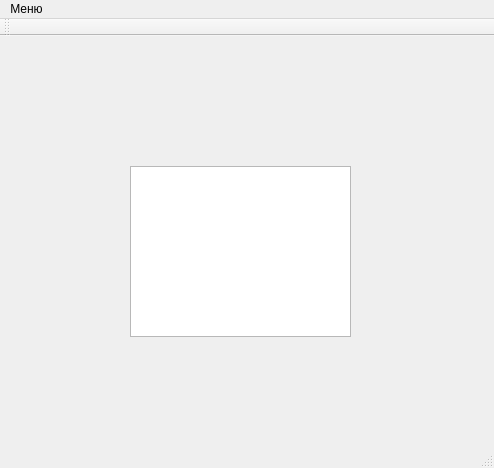
<?xml version="1.0" encoding="UTF-8"?>
<ui version="4.0">
 <class>MainWindow</class>
 <widget class="QMainWindow" name="MainWindow">
  <property name="geometry">
   <rect>
    <x>0</x>
    <y>0</y>
    <width>494</width>
    <height>468</height>
   </rect>
  </property>
  <property name="windowTitle">
   <string>Лабораторная работа #1</string>
  </property>
  <widget class="QWidget" name="centralWidget">
   <widget class="QTextEdit" name="textEdit">
    <property name="geometry">
     <rect>
      <x>130</x>
      <y>130</y>
      <width>221</width>
      <height>171</height>
     </rect>
    </property>
   </widget>
  </widget>
  <widget class="QMenuBar" name="menuBar">
   <property name="geometry">
    <rect>
     <x>0</x>
     <y>0</y>
     <width>494</width>
     <height>26</height>
    </rect>
   </property>
   <widget class="QMenu" name="menu">
    <property name="title">
     <string>Меню</string>
    </property>
    <addaction name="action"/>
    <addaction name="action_2"/>
   </widget>
   <addaction name="menu"/>
  </widget>
  <widget class="QStatusBar" name="statusBar"/>
  <widget class="QToolBar" name="toolBar">
   <property name="windowTitle">
    <string>toolBar</string>
   </property>
   <attribute name="toolBarArea">
    <enum>TopToolBarArea</enum>
   </attribute>
   <attribute name="toolBarBreak">
    <bool>false</bool>
   </attribute>
  </widget>
  <action name="action">
   <property name="text">
    <string>Авторы</string>
   </property>
  </action>
  <action name="action_2">
   <property name="text">
    <string>Выход</string>
   </property>
  </action>
 </widget>
 <layoutdefault spacing="6" margin="11"/>
 <resources/>
 <connections>
  <connection>
   <sender>action_2</sender>
   <signal>triggered()</signal>
   <receiver>MainWindow</receiver>
   <slot>close()</slot>
   <hints>
    <hint type="sourcelabel">
     <x>-1</x>
     <y>-1</y>
    </hint>
    <hint type="destinationlabel">
     <x>199</x>
     <y>149</y>
    </hint>
   </hints>
  </connection>
 </connections>
</ui>
